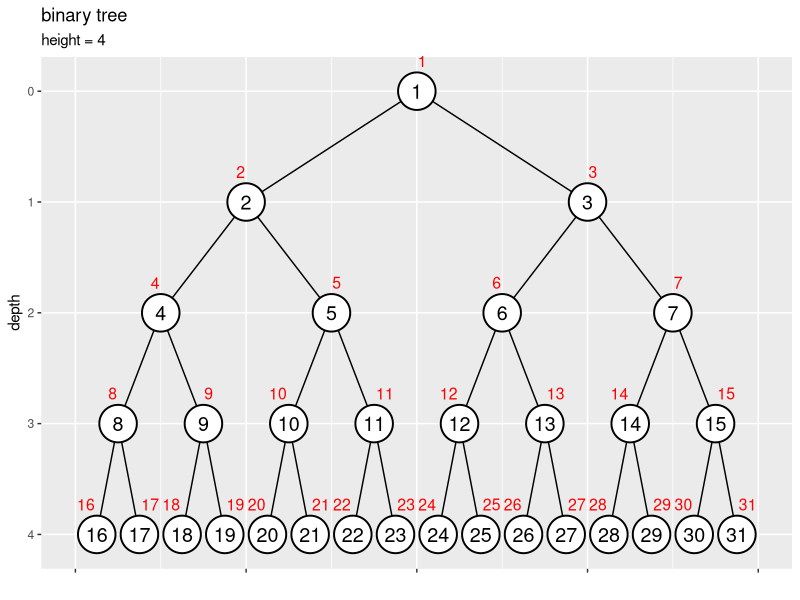
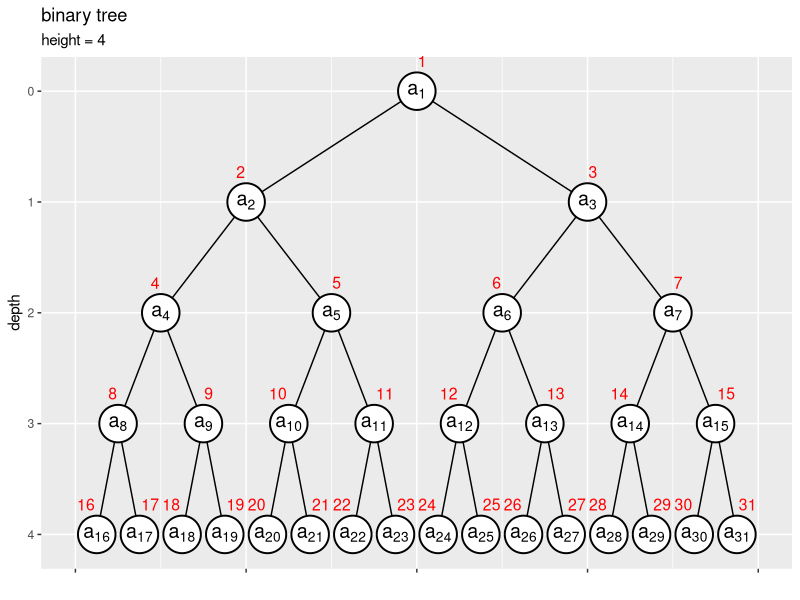
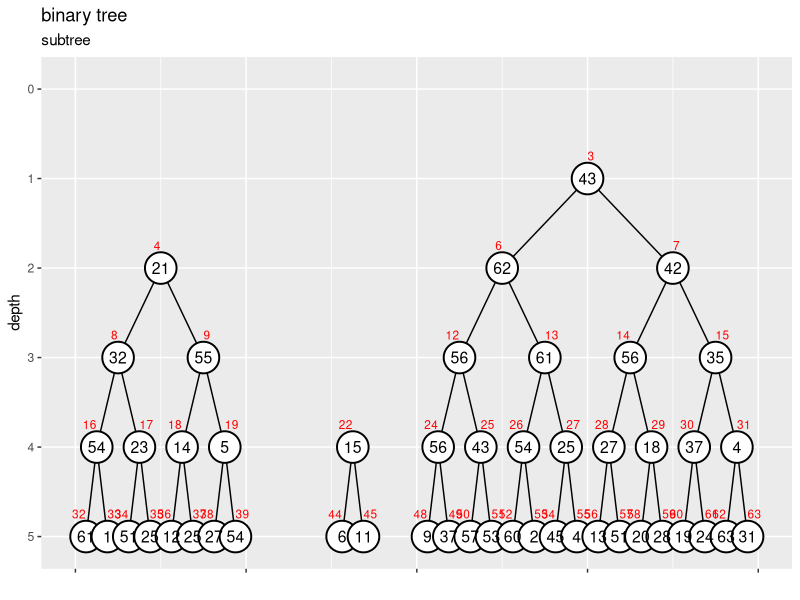
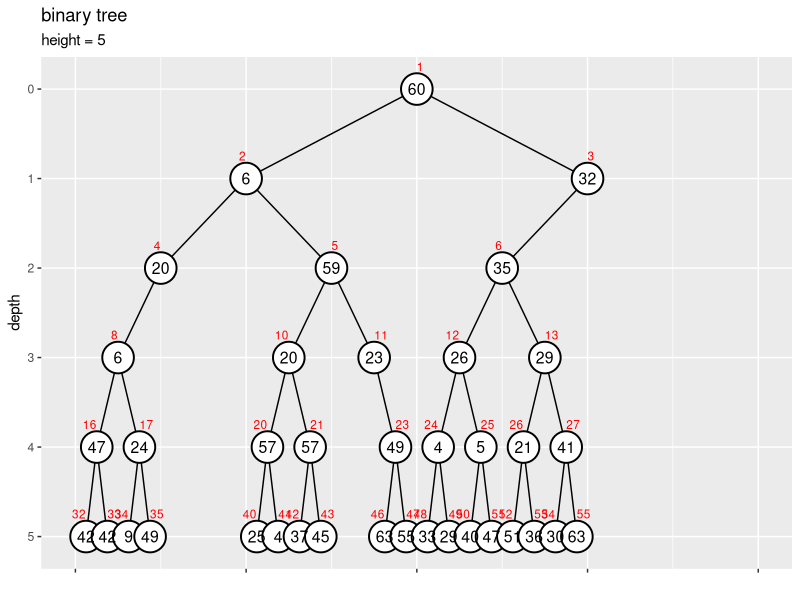
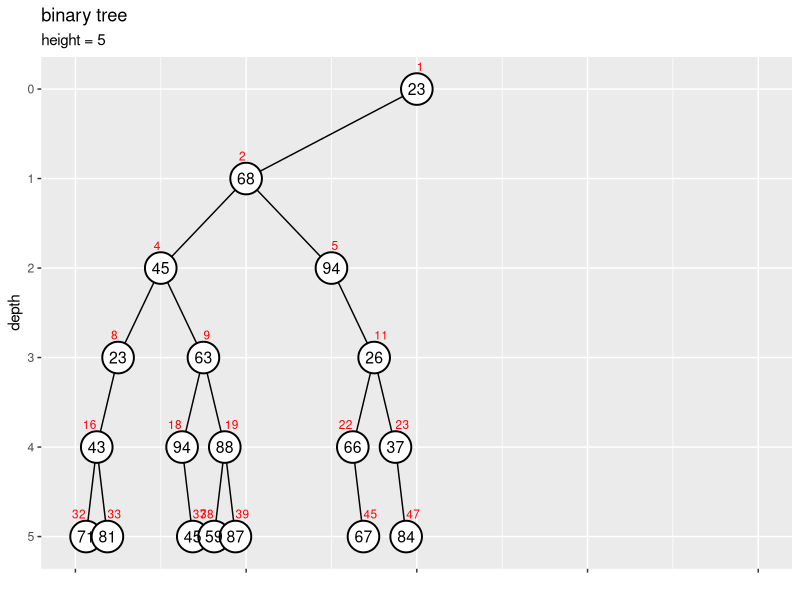

Recreate these plots in R, in order.
## ---- chunk 1
knitr::opts_chunk$set(
  echo = TRUE, 
  message = FALSE, error = FALSE, warning = FALSE # メッセージを非表示
)
## ---- chunk 2
### 資料作成用

# チェック用
library(ggplot2)
## ---- chunk 3
# ノード数を指定
N <- 31

# (簡易的に)値を作成
a <- 1:N
head(a)
## ---- chunk 4
# ラベル位置の調整値を指定
d <- 0.6

# ノードの座標を作成
node_df <- tibble::tibble(
  value = a, 
  index = 1:N, 
  depth = floor(log2(index)), 
  col_idx = index - 2^depth + 1, # 深さごとのノード番号
  coord_x = (col_idx * 2 - 1) * 1/(2^depth * 2), 
  label_offset = dplyr::if_else(
    condition = index%%2 == 0, true = 0.5+d, false = 0.5-d
  ) # ラベル位置を左右にズラす
)
node_df
## ---- chunk 5
# エッジの座標を作成
edge_df <- dplyr::bind_rows(
  # 子ノードの座標
  node_df |> 
    dplyr::filter(depth > 0) |> # 根を除去
    dplyr::mutate(
      edge_id   = index, 
      node_type = "childe" # (確認用)
    ), 
  # 親ノードの座標
  node_df |> 
    dplyr::filter(depth > 0) |> # 根を除去
    dplyr::mutate(
      edge_id   = index, 
      node_type = "parent", # (確認用)
      depth   = depth - 1, 
      index   = index %/% 2, 
      col_idx = index - 2^depth + 1, # 深さごとのノード番号
      coord_x = (col_idx * 2 - 1) * 1/(2^depth * 2)
    )
) |> 
  dplyr::select(!label_offset) |> 
  dplyr::arrange(edge_id, depth)
edge_df
## ---- chunk 6
# ツリーの高さを取得
max_h <- max(node_df[["depth"]])

# 縦方向の余白の調整値を指定
d <- 0.1

# 二分木を作図
ggplot() + 
  geom_path(data = edge_df, 
            mapping = aes(x = coord_x, y = depth, group = edge_id)) + # エッジ
  geom_point(data = node_df, 
             mapping = aes(x = coord_x, y = depth), 
             size = 12, shape = "circle filled", fill = "white", stroke = 1) + # ノード
  geom_text(data = node_df, 
            mapping = aes(x = coord_x, y = depth, label = value), 
            size = 5) + # 値ラベル
  geom_text(data = node_df, 
            mapping = aes(x = coord_x, y = depth, label = index, hjust = label_offset), 
            size = 4, vjust = -2, color = "red") + # 位置ラベル
  scale_x_continuous(labels = NULL, name = "") + 
  scale_y_reverse(breaks = 0:max_h, limits = c(max_h+d, -d), minor_breaks = FALSE) + 
  coord_cartesian(xlim = c(0, 1)) + 
  labs(title = "binary tree", 
       subtitle = paste0("height = ", max_h), 
       y = "depth")
## ---- chunk 7
# エッジの座標を作成
edge_df <- dplyr::bind_cols(
  # 子ノードの座標
  node_df |> 
    dplyr::filter(depth > 0) |> # 根を除去
    dplyr::select(!label_offset), 
  # 親ノードの座標
  node_df |> 
    dplyr::filter(depth > 0) |> # 根を除去
    dplyr::mutate(
      parent_depth   = depth - 1, 
      parent_index   = index %/% 2, 
      parent_col_idx = parent_index - 2^parent_depth + 1, # 深さごとのノード番号
      parent_coord_x = (parent_col_idx * 2 - 1) * 1/(2^parent_depth * 2)
    ) |> 
    dplyr::select(parent_index, parent_depth, parent_coord_x)
)
edge_df
## ---- chunk 8
# ツリーの高さを取得
max_h <- max(node_df[["depth"]])

# 縦方向の余白の調整値を指定
d <- 0.1

# 二分木を作図
ggplot() + 
  geom_segment(data = edge_df, 
               mapping = aes(x = coord_x, y = depth, xend = parent_coord_x, yend = parent_depth)) + # エッジ
  geom_point(data = node_df, 
             mapping = aes(x = coord_x, y = depth), 
             size = 12, shape = "circle filled", fill = "white", stroke = 1) + # ノード
  geom_text(data = node_df, 
            mapping = aes(x = coord_x, y = depth, label = paste("a[", index, "]")), parse = TRUE, 
            size = 5) + # 要素ラベル
  geom_text(data = node_df, 
            mapping = aes(x = coord_x, y = depth, label = index, hjust = label_offset), 
            size = 4, vjust = -2, color = "red") + # 位置ラベル
  scale_x_continuous(labels = NULL, name = "") + 
  scale_y_reverse(breaks = 0:max_h, limits = c(max_h+d, -d), minor_breaks = FALSE) + 
  coord_cartesian(xlim = c(0, 1)) + 
  labs(title = "binary tree", 
       subtitle = paste0("height = ", max_h), 
       y = "depth")
## ---- chunk 9
# 部分木インデックスの定義
subtree <- function(root_index, max_index) {
  
  # 部分木の根インデックスを取得
  parent_idx <- root_index[root_index <= N] |> 
    sort()
  
  # インデックスの最大値を取得
  N <- max_index
  
  # 親ごとに処理
  childe_idx <- NULL
  for(i in parent_idx) {
    
    # 兄弟インデックスを作成
    sibling_idx <- c(2*i, 2*i+1)
    
    # 子インデックスを格納
    childe_idx <- c(childe_idx, sibling_idx[sibling_idx <= N]) # 最大位置を超えたら除去
  }
  
  # 子がなければ再帰処理を終了
  if(length(childe_idx) == 0) return(parent_idx)
  
  # 子孫インデックスを作成
  descendant_idx <- subtree(childe_idx, N)
  
  # 部分木インデックスを格納
  subtree_idx <- c(parent_idx, descendant_idx) |> 
    sort()
  
  # 子孫インデックスを出力
  return(subtree_idx)
}
## ---- chunk 10
# ノード数を指定
N <- 63

# 部分木の根を指定
sub_root_idx <- c(3, 4, 22)

# 部分木のインデックスを作成
sub_node_idx <- subtree(sub_root_idx, N)
sub_node_idx
## ---- chunk 11
# 値を作成
a <- sample(x = 1:N, size = N, replace = TRUE)

# 部分木以外のノードを剪定
a[!1:N %in% sub_node_idx] <- NA
a
## ---- chunk 12
# ノードの座標を作成
d <- 0.5
node_df <- tibble::tibble(
  value   = a, 
  node_id = 1:N, 
  index   = dplyr::if_else(
    condition = !is.na(value), true = node_id, false = NA_real_
  ), 
  depth   = floor(log2(index)), 
  col_idx = index - 2^depth + 1, # 深さごとのノード番号
  coord_x = (col_idx * 2 - 1) * 1/(2^depth * 2), 
  label_offset = dplyr::if_else(
    condition = index%%2 == 0, true = 0.5+d, false = 0.5-d
  ) # ラベル位置を左右にズラす
)
node_df
## ---- chunk 13
# エッジの座標を作成
edge_df <- dplyr::bind_rows(
  # 子ノードの座標
  node_df |> 
    dplyr::filter(depth > 0, !index %in% sub_root_idx) |> # 根を除去
    dplyr::mutate(
      edge_id   = index, 
      node_type = "childe" # (確認用)
    ), 
  # 親ノードの座標
  node_df |> 
    dplyr::filter(depth > 0, !index %in% sub_root_idx) |> # 根を除去
    dplyr::mutate(
      edge_id   = index, 
      node_type = "parent", # (確認用)
      depth   = depth - 1, 
      index   = index %/% 2, 
      col_idx = index - 2^depth + 1, # 深さごとのノード番号
      coord_x = (col_idx * 2 - 1) * 1/(2^depth * 2)
    )
) |> 
  dplyr::select(!label_offset) |> 
  dplyr::arrange(edge_id, depth)
edge_df
## ---- chunk 14
# ツリーの高さを取得
max_h <- floor(log2(N))

# 二分木の部分木を作図
d <- 0.1
ggplot() + 
  geom_path(data = edge_df, 
            mapping = aes(x = coord_x, y = depth, group = edge_id)) + # エッジ
  geom_point(data = node_df, 
             mapping = aes(x = coord_x, y = depth), 
             size = 10, shape = "circle filled", fill = "white", stroke = 1, na.rm = TRUE) + # ノード
  geom_text(data = node_df, 
            mapping = aes(x = coord_x, y = depth, label = value), 
            size = 4, na.rm = TRUE) + # 値ラベル
  geom_text(data = node_df, 
            mapping = aes(x = coord_x, y = depth, label = index, hjust = label_offset), 
            size = 3, vjust = -2, color = "red", na.rm = TRUE) + # 位置ラベル
  scale_x_continuous(labels = NULL, name = "") + 
  scale_y_reverse(breaks = 0:max_h, limits = c(max_h+d, -d), minor_breaks = FALSE) + 
  coord_cartesian(xlim = c(0, 1)) + 
  labs(title = "binary tree", 
       subtitle = "subtree", 
       y = "depth")
## ---- chunk 15
# ノード数を指定
N <- 63

# (削除する)部分木の根を指定
sub_root_idx <- c(7, 9, 22)

# (削除する)部分木のインデックスを作成
del_node_idx <- subtree(sub_root_idx, N)
del_node_idx
## ---- chunk 16
# 値を作成
a <- sample(x = 1:N, size = N, replace = TRUE)

# 部分木のノードを剪定
a[del_node_idx] <- NA
a
## ---- chunk 17
# ノードの座標を作成
d <- 0.5
node_df <- tibble::tibble(
  value   = a, 
  node_id = 1:N, 
  index   = dplyr::if_else(
    condition = !is.na(value), true = node_id, false = NA_real_
  ), 
  depth   = floor(log2(index)), 
  col_idx = index - 2^depth + 1, # 深さごとのノード番号
  coord_x = (col_idx * 2 - 1) * 1/(2^depth * 2), 
  label_offset = dplyr::if_else(
    condition = index%%2 == 0, true = 0.5+d, false = 0.5-d
  ) # ラベル位置を左右にズラす
)
node_df
## ---- chunk 18
# エッジの座標を作成
edge_df <- dplyr::bind_rows(
  # 子ノードの座標
  node_df |> 
    dplyr::filter(depth > 0) |> # 根を除去
    dplyr::mutate(
      edge_id   = index, 
      node_type = "childe" # (確認用)
    ), 
  # 親ノードの座標
  node_df |> 
    dplyr::filter(depth > 0) |> # 根を除去
    dplyr::mutate(
      edge_id   = index, 
      node_type = "parent", # (確認用)
      depth   = depth - 1, 
      index   = index %/% 2, 
      col_idx = index - 2^depth + 1, # 深さごとのノード番号
      coord_x = (col_idx * 2 - 1) * 1/(2^depth * 2)
    )
) |> 
  dplyr::select(!label_offset) |> 
  dplyr::arrange(edge_id, depth)
edge_df
## ---- chunk 19
# ツリーの高さを取得
max_h <- max(node_df[["depth"]], na.rm = TRUE)

# 二分木を作図
d <- 0.1
ggplot() + 
  geom_path(data = edge_df, 
            mapping = aes(x = coord_x, y = depth, group = edge_id)) + # エッジ
  geom_point(data = node_df, 
             mapping = aes(x = coord_x, y = depth), 
             size = 10, shape = "circle filled", fill = "white", stroke = 1, na.rm = TRUE) + # ノード
  geom_text(data = node_df, 
            mapping = aes(x = coord_x, y = depth, label = value), 
            size = 4, na.rm = TRUE) + # 値ラベル
  geom_text(data = node_df, 
            mapping = aes(x = coord_x, y = depth, label = index, hjust = label_offset), 
            size = 3, vjust = -2, color = "red", na.rm = TRUE) + # 位置ラベル
  scale_x_continuous(labels = NULL, name = "") + 
  scale_y_reverse(breaks = 0:max_h, limits = c(max_h+d, -d), minor_breaks = FALSE) + 
  coord_cartesian(xlim = c(0, 1)) + 
  labs(title = "binary tree", 
       subtitle = paste0("height = ", max_h), 
       y = "depth")
## ---- chunk 20
# ノード数を指定
N <- 63

# 値を作成
max_v <- 100
a <- sample(x = 1:max_v, size = N, replace = TRUE)
a
## ---- chunk 21
# (削除する)部分木の根を指定
sub_root_idx <- which(x = a < a[1])
sub_root_idx
## ---- chunk 22
# (削除する)部分木のインデックスを作成
del_node_idx <- subtree(sub_root_idx, N)

# 部分木のノードを剪定
a[del_node_idx] <- NA
a
## ---- chunk 23
# ノードの座標を作成
d <- 0.5
node_df <- tibble::tibble(
  value   = a, 
  node_id = 1:N, 
  index   = dplyr::if_else(
    condition = !is.na(value), true = node_id, false = NA_real_
  ), 
  depth   = floor(log2(index)), 
  col_idx = index - 2^depth + 1, # 深さごとのノード番号
  coord_x = (col_idx * 2 - 1) * 1/(2^depth * 2), 
  label_offset = dplyr::if_else(
    condition = index%%2 == 0, true = 0.5+d, false = 0.5-d
  ) # ラベル位置を左右にズラす
)

# エッジの座標を作成
edge_df <- dplyr::bind_rows(
  # 子ノードの座標
  node_df |> 
    dplyr::filter(depth > 0) |> # 根を除去
    dplyr::mutate(
      edge_id   = index, 
      node_type = "childe" # (確認用)
    ), 
  # 親ノードの座標
  node_df |> 
    dplyr::filter(depth > 0) |> # 根を除去
    dplyr::mutate(
      edge_id   = index, 
      node_type = "parent", # (確認用)
      depth   = depth - 1, 
      index   = index %/% 2, 
      col_idx = index - 2^depth + 1, # 深さごとのノード番号
      coord_x = (col_idx * 2 - 1) * 1/(2^depth * 2)
    )
) |> 
  dplyr::select(!label_offset) |> 
  dplyr::arrange(edge_id, depth)

# ツリーの高さを取得
max_h <- max(node_df[["depth"]], na.rm = TRUE)

# 二分木を作図
d <- 0.1
ggplot() + 
  geom_path(data = edge_df, 
            mapping = aes(x = coord_x, y = depth, group = edge_id)) + # エッジ
  geom_point(data = node_df, 
             mapping = aes(x = coord_x, y = depth), 
             size = 10, shape = "circle filled", fill = "white", stroke = 1, na.rm = TRUE) + # ノード
  geom_text(data = node_df, 
            mapping = aes(x = coord_x, y = depth, label = value), 
            size = 4, na.rm = TRUE) + # 値ラベル
  geom_text(data = node_df, 
            mapping = aes(x = coord_x, y = depth, label = index, hjust = label_offset), 
            size = 3, vjust = -2, color = "red", na.rm = TRUE) + # 位置ラベル
  scale_x_continuous(labels = NULL, name = "") + 
  scale_y_reverse(breaks = 0:max_h, limits = c(max_h+d, -d), minor_breaks = FALSE) + 
  coord_cartesian(xlim = c(0, 1)) + 
  labs(title = "binary tree", 
       subtitle = paste0("height = ", max_h), 
       y = "depth")
